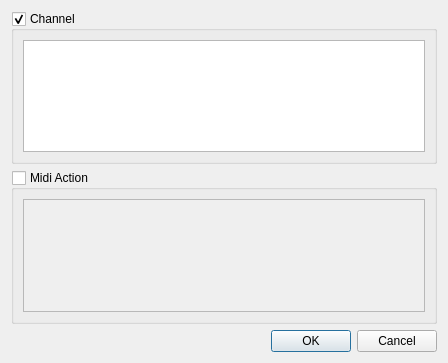
<ui version="4.0" >
 <class>StaffTextProperties</class>
 <widget class="QDialog" name="StaffTextProperties" >
  <property name="geometry" >
   <rect>
    <x>0</x>
    <y>0</y>
    <width>448</width>
    <height>363</height>
   </rect>
  </property>
  <property name="windowTitle" >
   <string>MuseScore: Staff Text Properties</string>
  </property>
  <layout class="QVBoxLayout" name="verticalLayout" >
   <item>
    <widget class="QGroupBox" name="channel" >
     <property name="title" >
      <string>Channel</string>
     </property>
     <property name="flat" >
      <bool>true</bool>
     </property>
     <property name="checkable" >
      <bool>true</bool>
     </property>
     <layout class="QVBoxLayout" name="verticalLayout_2" >
      <item>
       <widget class="QListWidget" name="channelList" />
      </item>
     </layout>
    </widget>
   </item>
   <item>
    <widget class="QGroupBox" name="midiAction" >
     <property name="title" >
      <string>Midi Action</string>
     </property>
     <property name="flat" >
      <bool>true</bool>
     </property>
     <property name="checkable" >
      <bool>true</bool>
     </property>
     <property name="checked" >
      <bool>false</bool>
     </property>
     <layout class="QVBoxLayout" name="verticalLayout_3" >
      <item>
       <widget class="QListWidget" name="midiActionList" />
      </item>
     </layout>
    </widget>
   </item>
   <item>
    <widget class="QDialogButtonBox" name="buttonBox" >
     <property name="orientation" >
      <enum>Qt::Horizontal</enum>
     </property>
     <property name="standardButtons" >
      <set>QDialogButtonBox::Cancel|QDialogButtonBox::Ok</set>
     </property>
    </widget>
   </item>
  </layout>
 </widget>
 <resources/>
 <connections>
  <connection>
   <sender>buttonBox</sender>
   <signal>accepted()</signal>
   <receiver>StaffTextProperties</receiver>
   <slot>accept()</slot>
   <hints>
    <hint type="sourcelabel" >
     <x>248</x>
     <y>254</y>
    </hint>
    <hint type="destinationlabel" >
     <x>157</x>
     <y>274</y>
    </hint>
   </hints>
  </connection>
  <connection>
   <sender>buttonBox</sender>
   <signal>rejected()</signal>
   <receiver>StaffTextProperties</receiver>
   <slot>reject()</slot>
   <hints>
    <hint type="sourcelabel" >
     <x>316</x>
     <y>260</y>
    </hint>
    <hint type="destinationlabel" >
     <x>286</x>
     <y>274</y>
    </hint>
   </hints>
  </connection>
 </connections>
</ui>
